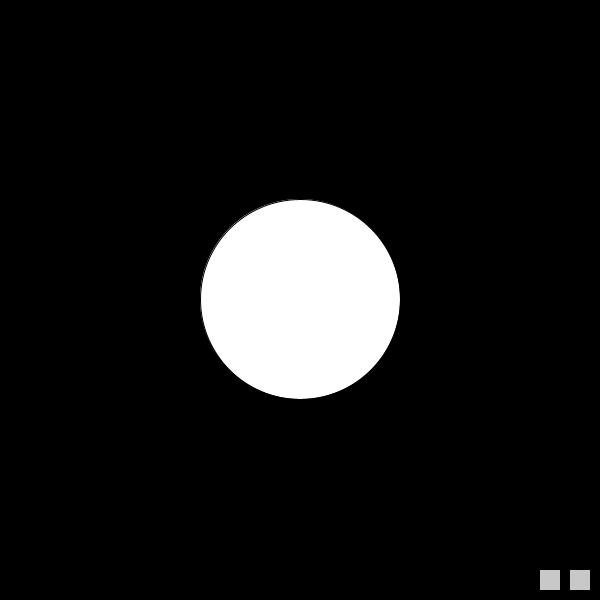
Frame 1 (no input)
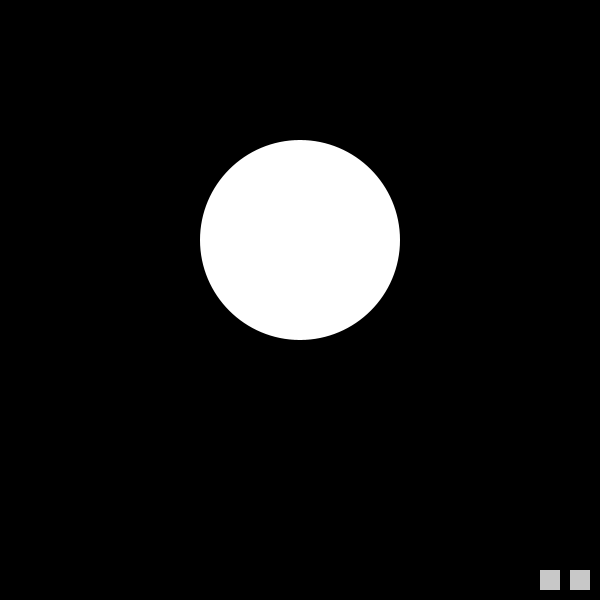
Frame 60 (the mouse pressed at the canvas centre just before this capture)
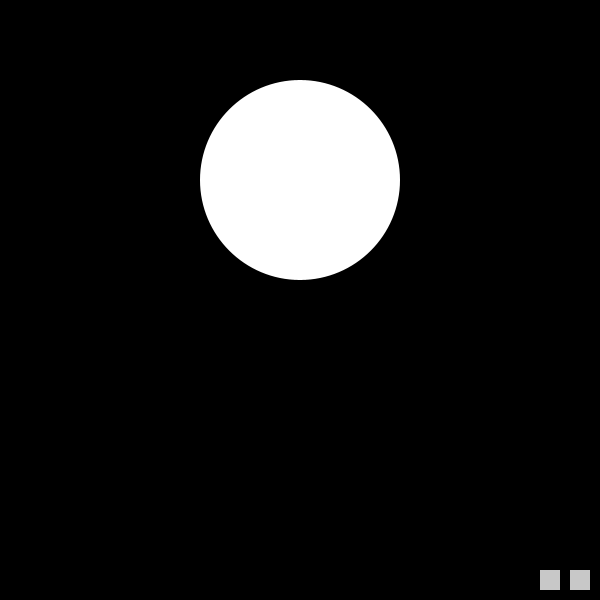
Frame 120 (the mouse held since frame 60 and released just before this capture)

The Processing sketch that drew these frames (run headless with seeded random() and noise(); from frame 60 on, the mouse is pressed at the canvas centre):

// Processing sketch: prac11
// ── prac11.pde
float dim, rad, y, vel, x, dir;
void setup() {
  size(600, 600);
  smooth();
  background(0);
  dim = 200;
  rad = dim/2;
  y = height/2;
  x = width/2;
  dir = -1;
  vel = 1;
}

void draw() {
  background(0);
  y += vel * dir;
  ellipse(x, y, dim, dim);
  if (y > width-rad){
     dir = -1; 
  }else if (y < rad){
     dir = 1; 
  }
  //dibujar botones
  noStroke();
  fill(200);
  rect(540,570,20,20);
  rect(570,570,20,20);
  fill(255);
}

void mousePressed(){
  if (mouseX > 540 && mouseX < 560 && mouseY > 570 && mouseY < 590){
     vel = 1; 
  }
  if (mouseX > 570 && mouseX < 590 && mouseY > 570 && mouseY < 590){
     vel = 0; 
  }
}
